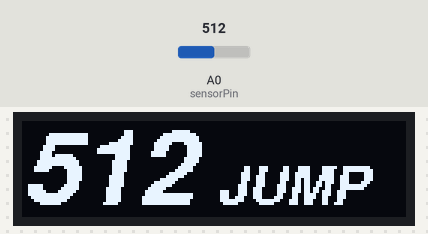
This sketch was run on a simulated Arduino Uno, built with avr-gcc and run on an emulated ATmega328P. Shown: 128×32 one-colour display. The test bench sets the inputs (shaded band); at power-on: A0 (sensorPin) = 512. The display library's start-up logo is not drawn; what the sketch prints to the serial monitor is not drawn.

Above: at 3.2 s.
3.3 s: A0 (sensorPin) set to 418
At 3.55 s:
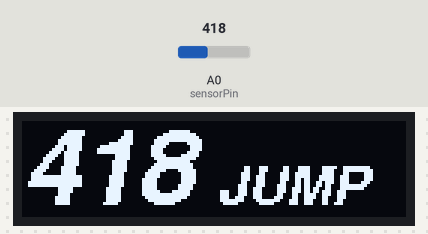
6.3 s: A0 (sensorPin) set to 382
At 6.6 s:
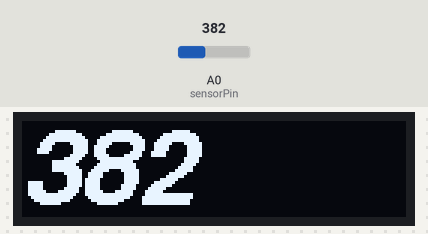
7.8 s: A0 (sensorPin) set to 410
At 8.07 s:
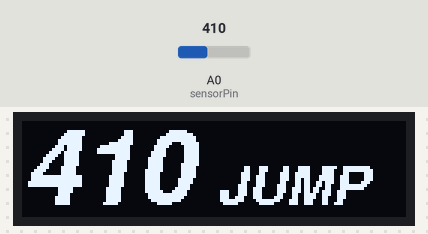
Timing chart, 0 to 10.8 s (numbered marks = the images above; inputs shaded):
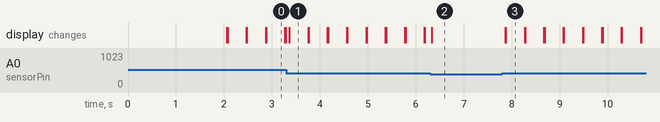

Measured:
- the behaviour switches between 401 and 400 on A0 (sensorPin) (found by bisection; images 1 and 2)
- after the input at 3.3 s, the display: changes after 0.07 s (image 1)
- after the input at 6.3 s, the display: changes at once (image 2)
- after the input at 7.8 s, the display: first changes after 0.07 s (image 3 shows a later state)

The sketch:

sketch_lightmeter_oled.ino
```cpp
#include <SPI.h>
#include <Wire.h>
#include <Adafruit_GFX.h>
#include <Adafruit_SSD1306.h>
#include <Fonts/FreeSansBoldOblique9pt7b.h>
#include <Fonts/FreeSansBoldOblique18pt7b.h>

#define SCREEN_WIDTH 128 // OLED display width, in pixels
#define SCREEN_HEIGHT 32 // OLED display height, in pixels

// Declaration for an SSD1306 display connected to I2C (SDA, SCL pins)
#define OLED_RESET     4 // Reset pin # (or -1 if sharing Arduino reset pin)
Adafruit_SSD1306 display(SCREEN_WIDTH, SCREEN_HEIGHT, &Wire, OLED_RESET);

// light sensor
const int sensorPin = A0;
int sensorVal;

void setup() {
  Serial.begin(9600);

  // SSD1306_SWITCHCAPVCC = generate display voltage from 3.3V internally
  if(!display.begin(SSD1306_SWITCHCAPVCC, 0x3C)) { // Address 0x3C for 128x32
    Serial.println(F("SSD1306 allocation failed"));
    for(;;); // Don't proceed, loop forever
  }

  display.display();
  delay(2000); // Pause for 2 seconds
  display.clearDisplay();
}

void loop() {
  sensorVal = analogRead(sensorPin);
//  Serial.print("sensorVal: ");
//  Serial.println(sensorVal);

  testdrawstyles(sensorVal);
  if (sensorVal > 400) {
    Serial.print("1");
    testdrawjump();
  }
  delay(50);
}

void testdrawstyles(int x) {
  display.clearDisplay();
  display.setFont(&FreeSansBoldOblique18pt7b);
  display.setTextSize(1);
  display.setTextColor(SSD1306_WHITE);
  display.setCursor(0,27);
  display.println(x, DEC);
  display.display();
}

void testdrawjump() {
  display.setFont(&FreeSansBoldOblique9pt7b);
  display.setTextSize(0.2);
  display.setTextColor(SSD1306_WHITE);
  display.setCursor(65,27);
  display.println(F("JUMP"));
  display.display();
}
```
